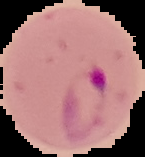
#> input picture dataset/parasitized/C101P62ThinF_IMG_20150918_155731_cell_62.png, 145 x 157 px; its folder holds only this picture in this run
$ python train_model.py
#> lines starting #> are read from the running program, lines starting #| are printed output that depends on the picture
import os
import numpy as np
import cv2
import joblib
from sklearn.model_selection import train_test_split
from sklearn.ensemble import RandomForestClassifier
from sklearn.metrics import accuracy_score, classification_report

DATA_DIR = "dataset"
IMG_SIZE = 64  # Smaller size for faster processing

data = []
labels = []

print("Checking dataset directories...")
for category in ["parasitized", "uninfected"]:
    path = os.path.join(DATA_DIR, category)
    if not os.path.isdir(path):
        raise FileNotFoundError(f"Folder '{path}' not found. Make sure you have placed your images correctly.")

print("Loading images and preprocessing...")
for category in ["parasitized", "uninfected"]:
    path = os.path.join(DATA_DIR, category)
    class_num = 0 if category == "parasitized" else 1

    for img in os.listdir(path):
        img_path = os.path.join(path, img)
        image = cv2.imread(img_path)
#> image is the input picture: shape (157, 145, 3); mean B, G, R 111.8, 111.5, 156.6
        if image is None:
            print(f"Warning: failed to read {img_path}")
            continue
        image = cv2.resize(image, (IMG_SIZE, IMG_SIZE))
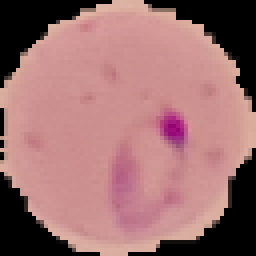
#> image: shape (64, 64, 3) (shown 4 times larger); mean B, G, R 111.9, 111.7, 156.8
        image = cv2.cvtColor(image, cv2.COLOR_BGR2GRAY)  # Convert to grayscale
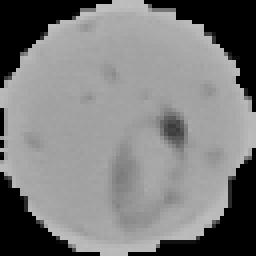
#> image: shape (64, 64) (shown 4 times larger); min 0, max 192, mean 125.2
        image = cv2.equalizeHist(image)  # Histogram equalization for better contrast
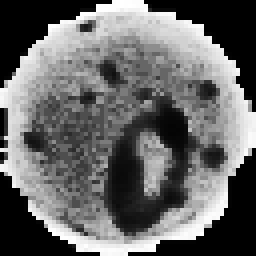
#> image: shape (64, 64) (shown 4 times larger); min 0, max 255, mean 103.2
        image = image / 255.0
        image_flat = image.flatten()  # Flatten to 1D array
#> image_flat = 4096 values, max 1 at index 30, min 0 at index 0, mean 0.405
        data.append(image_flat)
        labels.append(class_num)
#> pass 2 of the loop `for category in ["parasitized", "uninfected"]:`:
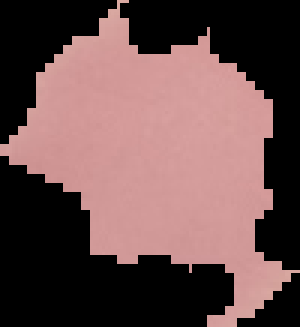
#> input picture dataset/uninfected/C100P61ThinF_IMG_20150918_145042_cell_5.png, 100 x 109 px (shown 3 times larger)
#> image is the input picture: shape (109, 100, 3); mean B, G, R 76.4, 77, 105.1
#> `image = cv2.cvtColor(image, cv2.COLOR_BGR2GRAY)`:
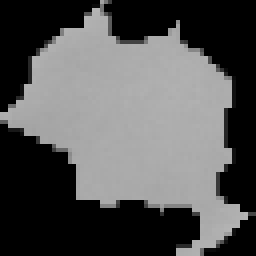
#> image: shape (64, 64) (shown 4 times larger); min 0, max 181, mean 85.2
#> `image = cv2.equalizeHist(image)`:
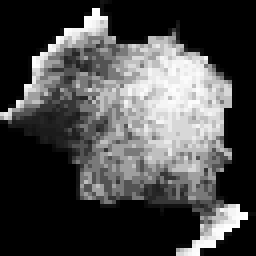
#> image: shape (64, 64) (shown 4 times larger); min 0, max 255, mean 72.9
#> image_flat = 4096 values, max 1 at index 151, min 0 at index 0, mean 0.286

print(f"Total images loaded: {len(data)}")
#| Total images loaded: 2

X = np.array(data)
y = np.array(labels)

X_train, X_test, y_train, y_test = train_test_split(X, y, test_size=0.2, random_state=42)
#> y_train = [0]; y_test = [1]

print("Training Random Forest model...")
model = RandomForestClassifier(n_estimators=100, random_state=42, n_jobs=-1, verbose=1)
model.fit(X_train, y_train)

print("Evaluating model...")
y_pred = model.predict(X_test)
#> y_pred = [0]
accuracy = accuracy_score(y_test, y_pred)
#> accuracy = 0
print(f"Test Accuracy: {accuracy:.4f}")
#| Test Accuracy: 0.0000
print("\nClassification Report:")
print(classification_report(y_test, y_pred, target_names=["Parasitized", "Uninfected"]))
#|               precision    recall  f1-score   support
#|  Parasitized       0.00      0.00      0.00       0.0
#|   Uninfected       0.00      0.00      0.00       1.0
#|     accuracy                           0.00       1.0
#|    macro avg       0.00      0.00      0.00       1.0
#| weighted avg       0.00      0.00      0.00       1.0

print("\nSaving model...")
joblib.dump(model, "models/malaria_model.pkl")
print("Model Training Complete")
